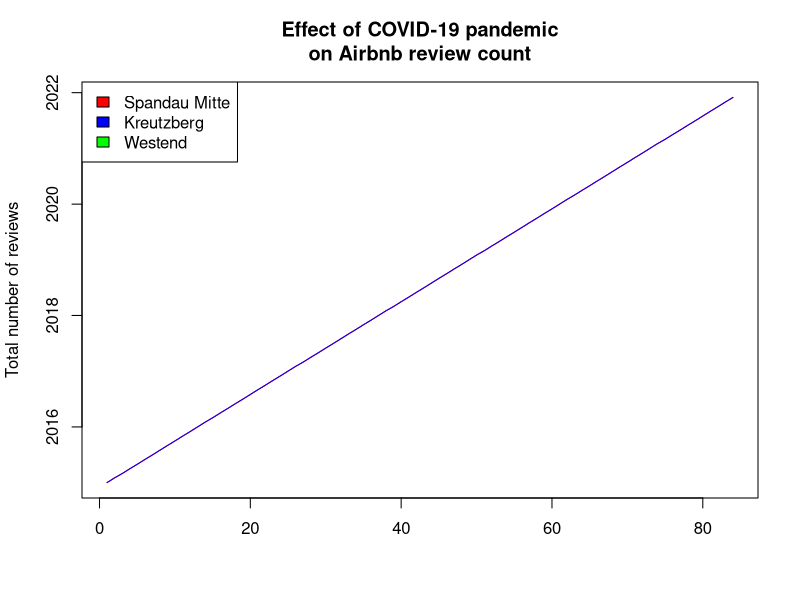

The R script that drew this image:
##############
### PLOT  ####
##############

df_pivot <- read.csv("pivot_table.csv")

# convert the `date` column into date format.
df_pivot$date <- as.Date(df_pivot$date)

pdf("plot.pdf")
plot(x = df_pivot$date, 
     y = df_pivot$`Spandau Mitte`, 
     col = "red", 
     type = "l", 
     xlab = "",
     ylab = "Total number of reviews", 
     main = "Effect of COVID-19 pandemic\non Airbnb review count")

lines(df_pivot$date, df_pivot$`Kreutzberg`, col="blue")
lines(df_pivot$date, df_pivot$`Westend`, col="green")

legend("topleft", c("Spandau Mitte", "Kreutzberg", "Westend"), fill=c("red", "blue", "green"))
dev.off()
